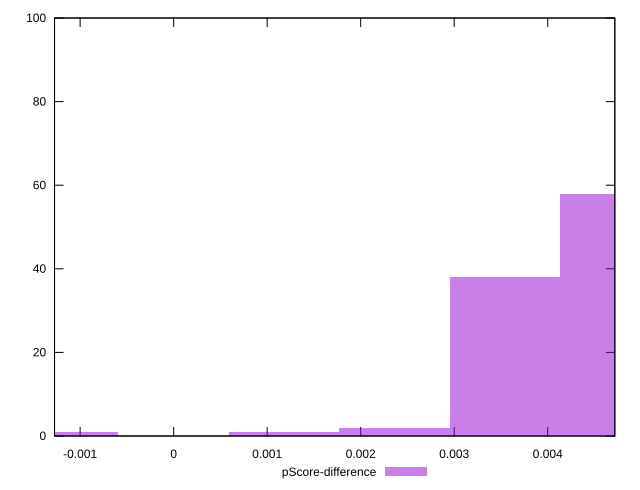

Here is the gnuplot script that generated this plot:
reset

$pScoreDifference <<EOF
-0.0011810331805359076 1
0.00472413272214363 58
0.002362066361071815 2
0.0035430995416077227 38
0.0011810331805359076 1
EOF

set key outside below
set boxwidth 0.0011810331805359076
set xrange [-0.0012737973380401169:0.004717493698949804]
set yrange [0:100]
set trange [0:100]
set style fill transparent solid 0.5 noborder
set terminal svg size 640, 490 enhanced background rgb 'white'
set output "report_00018_2021-02-10T15-25-16.877Z/interactive/samples/pages+cached+noadtech+nomedia+nocss/pScore-difference/histogram.svg"

plot $pScoreDifference title "pScore-difference" with boxes

reset
